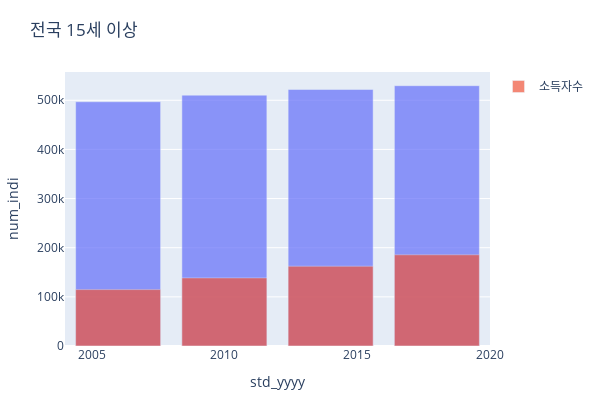

The cell this chart's notebook holds for it:
### Code cell
plot_population(df, 'inc_wage', 'kr_adult15')

### Figure 1 — Plotly figure (JSON) as saved in the notebook; plotly's stock layout.template omitted (floating-point values rounded to 4 significant figures)
{"data": [{"alignmentgroup": "True", "hovertemplate": "std_yyyy=%{x}<br>num_indi=%{y}<extra></extra>", "legendgroup": "", "marker": {"color": "#636efa", "opacity": 0.7}, "name": "", "offsetgroup": "", "orientation": "v", "showlegend": false, "textposition": "auto", "type": "bar", "x": [2006, 2010, 2014, 2018], "xaxis": "x", "y": [497009, 510415, 521960, 529639], "yaxis": "y"}, {"base": 0, "name": "소득자수", "opacity": 0.7, "type": "bar", "x": [2006, 2010, 2014, 2018], "y": [114798, 138577, 162366, 185600]}], "layout": {"barmode": "relative", "height": 400, "legend": {"tracegroupgap": 0}, "margin": {"b": 16, "l": 16, "r": 16, "t": 72}, "title": {"text": "전국 15세 이상"}, "width": 600, "xaxis": {"anchor": "y", "autorange": true, "domain": [0, 1], "range": [2004, 2020], "title": {"text": "std_yyyy"}, "type": "linear"}, "yaxis": {"anchor": "x", "autorange": true, "domain": [0, 1], "range": [0, 557500.0], "title": {"text": "num_indi"}, "type": "linear"}}}
